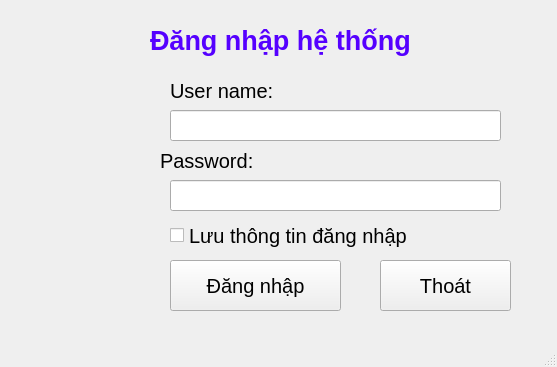
<?xml version="1.0" encoding="UTF-8"?>
<ui version="4.0">
 <class>MainWindow</class>
 <widget class="QMainWindow" name="MainWindow">
  <property name="geometry">
   <rect>
    <x>0</x>
    <y>0</y>
    <width>557</width>
    <height>367</height>
   </rect>
  </property>
  <property name="windowTitle">
   <string>Hệ thống máy học ABC</string>
  </property>
  <property name="windowIcon">
   <iconset>
    <normaloff>../images/ic_logo.png</normaloff>../images/ic_logo.png</iconset>
  </property>
  <widget class="QWidget" name="centralwidget">
   <widget class="QLabel" name="label">
    <property name="geometry">
     <rect>
      <x>150</x>
      <y>20</y>
      <width>321</width>
      <height>41</height>
     </rect>
    </property>
    <property name="font">
     <font>
      <pointsize>20</pointsize>
      <weight>75</weight>
      <bold>true</bold>
     </font>
    </property>
    <property name="styleSheet">
     <string notr="true">color: rgb(85, 0, 255);</string>
    </property>
    <property name="text">
     <string>Đăng nhập hệ thống</string>
    </property>
   </widget>
   <widget class="QLabel" name="label_2">
    <property name="geometry">
     <rect>
      <x>170</x>
      <y>70</y>
      <width>111</width>
      <height>41</height>
     </rect>
    </property>
    <property name="font">
     <font>
      <pointsize>15</pointsize>
     </font>
    </property>
    <property name="text">
     <string>User name:</string>
    </property>
   </widget>
   <widget class="QLineEdit" name="lineEditUserName">
    <property name="geometry">
     <rect>
      <x>170</x>
      <y>110</y>
      <width>331</width>
      <height>31</height>
     </rect>
    </property>
    <property name="font">
     <font>
      <pointsize>15</pointsize>
     </font>
    </property>
   </widget>
   <widget class="QLineEdit" name="lineEditPassword">
    <property name="geometry">
     <rect>
      <x>170</x>
      <y>180</y>
      <width>331</width>
      <height>31</height>
     </rect>
    </property>
    <property name="font">
     <font>
      <pointsize>15</pointsize>
     </font>
    </property>
    <property name="echoMode">
     <enum>QLineEdit::Password</enum>
    </property>
   </widget>
   <widget class="QLabel" name="label_3">
    <property name="geometry">
     <rect>
      <x>160</x>
      <y>140</y>
      <width>111</width>
      <height>41</height>
     </rect>
    </property>
    <property name="font">
     <font>
      <pointsize>15</pointsize>
     </font>
    </property>
    <property name="text">
     <string>Password:</string>
    </property>
   </widget>
   <widget class="QCheckBox" name="checkBoxLuuThongTinDangNhap">
    <property name="geometry">
     <rect>
      <x>170</x>
      <y>220</y>
      <width>321</width>
      <height>31</height>
     </rect>
    </property>
    <property name="font">
     <font>
      <pointsize>15</pointsize>
     </font>
    </property>
    <property name="text">
     <string>Lưu thông tin đăng nhập</string>
    </property>
   </widget>
   <widget class="QPushButton" name="pushButtonDangNhap">
    <property name="geometry">
     <rect>
      <x>170</x>
      <y>260</y>
      <width>171</width>
      <height>51</height>
     </rect>
    </property>
    <property name="font">
     <font>
      <pointsize>15</pointsize>
     </font>
    </property>
    <property name="text">
     <string>Đăng nhập</string>
    </property>
    <property name="icon">
     <iconset>
      <normaloff>../images/ic_login.png</normaloff>../images/ic_login.png</iconset>
    </property>
    <property name="iconSize">
     <size>
      <width>32</width>
      <height>32</height>
     </size>
    </property>
   </widget>
   <widget class="QPushButton" name="pushButtonThoat">
    <property name="geometry">
     <rect>
      <x>380</x>
      <y>260</y>
      <width>131</width>
      <height>51</height>
     </rect>
    </property>
    <property name="font">
     <font>
      <pointsize>15</pointsize>
     </font>
    </property>
    <property name="text">
     <string>Thoát</string>
    </property>
    <property name="icon">
     <iconset>
      <normaloff>../images/ic_exit.png</normaloff>../images/ic_exit.png</iconset>
    </property>
    <property name="iconSize">
     <size>
      <width>32</width>
      <height>32</height>
     </size>
    </property>
   </widget>
   <widget class="QLabel" name="label_4">
    <property name="geometry">
     <rect>
      <x>20</x>
      <y>100</y>
      <width>131</width>
      <height>171</height>
     </rect>
    </property>
    <property name="text">
     <string/>
    </property>
    <property name="pixmap">
     <pixmap>../images/ic_admin.png</pixmap>
    </property>
    <property name="scaledContents">
     <bool>true</bool>
    </property>
   </widget>
  </widget>
  <widget class="QMenuBar" name="menubar">
   <property name="geometry">
    <rect>
     <x>0</x>
     <y>0</y>
     <width>557</width>
     <height>22</height>
    </rect>
   </property>
  </widget>
  <widget class="QStatusBar" name="statusbar"/>
 </widget>
 <resources/>
 <connections>
  <connection>
   <sender>pushButtonThoat</sender>
   <signal>clicked()</signal>
   <receiver>MainWindow</receiver>
   <slot>close()</slot>
   <hints>
    <hint type="sourcelabel">
     <x>445</x>
     <y>307</y>
    </hint>
    <hint type="destinationlabel">
     <x>278</x>
     <y>183</y>
    </hint>
   </hints>
  </connection>
 </connections>
</ui>
